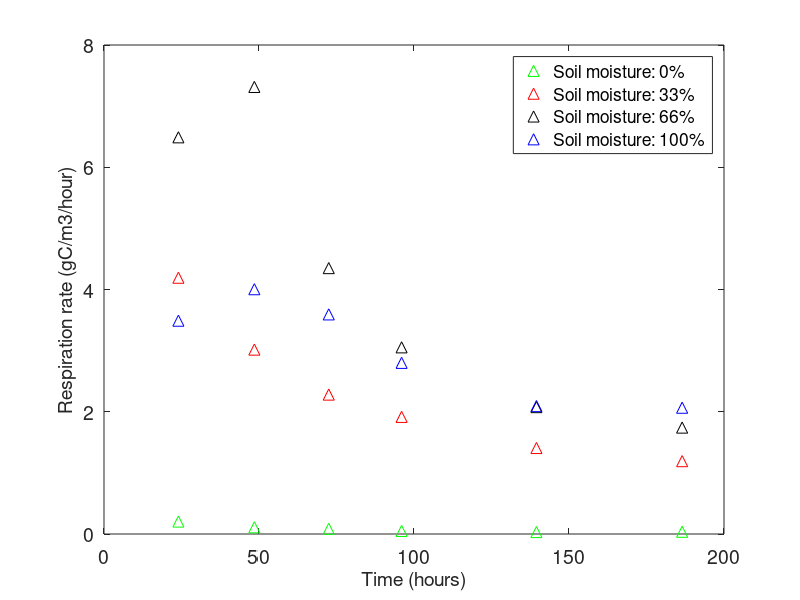

Recreate this plot in MATLAB.
clear;

t=[24 48.5 72.5 96 139.5 186.5];
moisture0=[0.204 0.110 0.086 0.050 0.032 0.037];%
moisture33=[4.193 3.017 2.281 1.916 1.407 1.192];
moisture66=[6.490 7.314 4.350 3.054 2.076 1.741];
moisture100=[3.490 4.005 3.593 2.800 2.093 2.066];

%[xData, yData] = prepareCurveData( t, moisture66 );
%ft = 'pchipinterp';
%[fitresult, gof] = fit( xData, yData, ft, 'Normalize', 'on' );
%moisture0_1=spcrv([[t(1) t t(end)];[moisture0(1) moisture0 moisture0(end)]],3,1000);
%moisture33_1=spcrv([[t(1) t t(end)];[moisture33(1) moisture33 moisture33(end)]],3,1000);
%moisture66_1=spcrv([[t(1) t t(end)];[moisture66(1) moisture66 moisture66(end)]],3,1000);
%moisture100_1=spcrv([[t(1) t t(end)];[moisture100(1) moisture100 moisture100(end)]],3,1000);

%plot(moisture0_1(1,:),moisture0_1(2,:),'g-','LineWidth',3);hold on;
%plot(moisture33_1(1,:),moisture33_1(2,:),'r-','LineWidth',3);
%plot(fitresult);
%plot(moisture66_1(1,:),moisture66_1(2,:),'k-','LineWidth',3);
%plot(moisture100_1(1,:),moisture100_1(2,:),'b-','LineWidth',3);
plot(t,moisture0,'g^','MarkerSize',8);hold on;
plot(t,moisture33,'r^','MarkerSize',8);
plot(t,moisture66,'k^','MarkerSize',8);
plot(t,moisture100,'b^','MarkerSize',8);
set(gca,'fontsize',14);
xlim([0 200]);
xlabel('Time (hours)','FontSize',14);
ylabel('Respiration rate (gC/m3/hour)','FontSize',14);
legend('Soil moisture: 0%','Soil moisture: 33%','Soil moisture: 66%','Soil moisture: 100%','Location','NorthEast');
%title({'Respiration rate of upper soil';'in different soil moisture'},'FontSize',22,'FontWeight','bold');